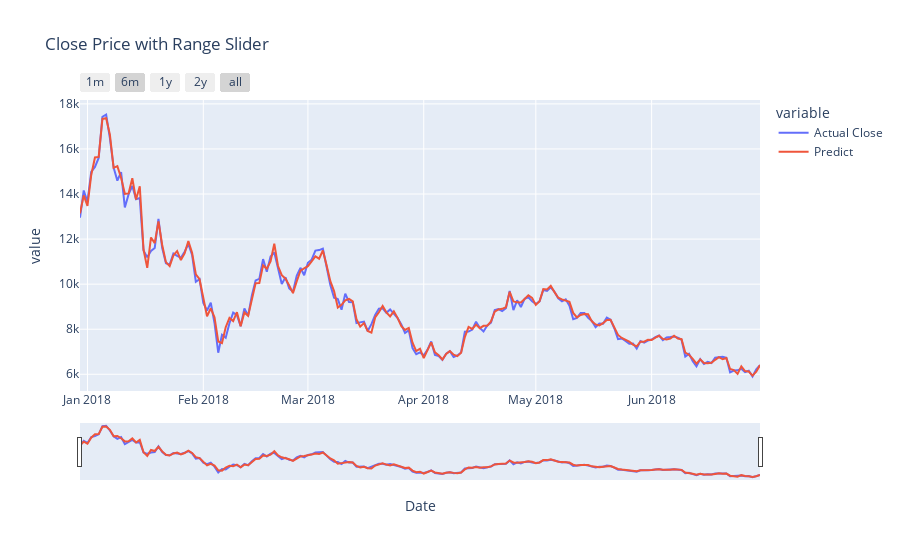

Here is the notebook cell this chart was saved with:
### Code cell
# Plot Train Data
df.reset_index(inplace=True)
fig = px.line(df, x='Date', y=['Actual Close' ,'Predict'], title='Close Price with Range Slider')
fig.update_layout(hovermode="x")

fig.update_xaxes(
    rangeslider_visible=True,
    rangeselector=dict(
        buttons=list([
            dict(count=1, label="1m", step="month", stepmode="backward"),
            dict(count=6, label="6m", step="month", stepmode="backward"),
            dict(count=1, label="1y", step="year", stepmode="backward"),
            dict(count=2, label="2y", step="year", stepmode="backward"),
            dict(step="all")
            ])
            )
            )
fig.show()

### Figure 1 — Plotly figure (JSON) as saved in the notebook; plotly's stock layout.template omitted (floating-point values rounded to 4 significant figures; data arrays with more than 128 entries replaced by an {"elided": "..."} marker saying what was removed)
{"data": [{"hovertemplate": "variable=Actual Close<br>Date=%{x}<br>value=%{y}<extra></extra>", "legendgroup": "Actual Close", "line": {"color": "#636efa", "dash": "solid"}, "marker": {"symbol": "circle"}, "mode": "lines", "name": "Actual Close", "orientation": "v", "showlegend": true, "type": "scatter", "x": {"elided": "183 str values"}, "xaxis": "x", "y": {"elided": "183 float values"}, "yaxis": "y"}, {"hovertemplate": "variable=Predict<br>Date=%{x}<br>value=%{y}<extra></extra>", "legendgroup": "Predict", "line": {"color": "#EF553B", "dash": "solid"}, "marker": {"symbol": "circle"}, "mode": "lines", "name": "Predict", "orientation": "v", "showlegend": true, "type": "scatter", "x": {"elided": "183 str values"}, "xaxis": "x", "y": {"elided": "183 int values"}, "yaxis": "y"}], "layout": {"hovermode": "x", "legend": {"title": {"text": "variable"}, "tracegroupgap": 0}, "title": {"text": "Close Price with Range Slider"}, "xaxis": {"anchor": "y", "domain": [0, 1], "rangeselector": {"buttons": [{"count": 1, "label": "1m", "step": "month", "stepmode": "backward"}, {"count": 6, "label": "6m", "step": "month", "stepmode": "backward"}, {"count": 1, "label": "1y", "step": "year", "stepmode": "backward"}, {"count": 2, "label": "2y", "step": "year", "stepmode": "backward"}, {"step": "all"}]}, "rangeslider": {"visible": true}, "title": {"text": "Date"}}, "yaxis": {"anchor": "x", "domain": [0, 1], "title": {"text": "value"}}}}
